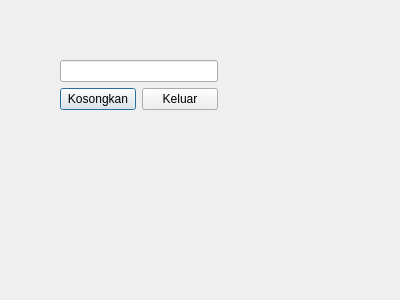
<?xml version="1.0" encoding="UTF-8"?>
<ui version="4.0">
 <class>Dialog</class>
 <widget class="QDialog" name="Dialog">
  <property name="geometry">
   <rect>
    <x>0</x>
    <y>0</y>
    <width>400</width>
    <height>300</height>
   </rect>
  </property>
  <property name="windowTitle">
   <string>Dialog</string>
  </property>
  <widget class="QWidget" name="">
   <property name="geometry">
    <rect>
     <x>60</x>
     <y>60</y>
     <width>158</width>
     <height>51</height>
    </rect>
   </property>
   <layout class="QGridLayout" name="gridLayout">
    <item row="0" column="0" colspan="2">
     <widget class="QLineEdit" name="lineEdit"/>
    </item>
    <item row="1" column="0">
     <widget class="QPushButton" name="pushButton">
      <property name="text">
       <string>Kosongkan</string>
      </property>
     </widget>
    </item>
    <item row="1" column="1">
     <widget class="QPushButton" name="pushButton_2">
      <property name="text">
       <string>Keluar</string>
      </property>
     </widget>
    </item>
   </layout>
  </widget>
 </widget>
 <resources/>
 <connections>
  <connection>
   <sender>pushButton</sender>
   <signal>clicked()</signal>
   <receiver>lineEdit</receiver>
   <slot>clear()</slot>
   <hints>
    <hint type="sourcelabel">
     <x>85</x>
     <y>95</y>
    </hint>
    <hint type="destinationlabel">
     <x>100</x>
     <y>67</y>
    </hint>
   </hints>
  </connection>
  <connection>
   <sender>pushButton_2</sender>
   <signal>clicked()</signal>
   <receiver>Dialog</receiver>
   <slot>reject()</slot>
   <hints>
    <hint type="sourcelabel">
     <x>182</x>
     <y>100</y>
    </hint>
    <hint type="destinationlabel">
     <x>224</x>
     <y>160</y>
    </hint>
   </hints>
  </connection>
 </connections>
</ui>
